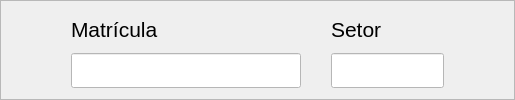
            <widget class="QFrame" name="frame_11">
             <property name="minimumSize">
              <size>
               <width>0</width>
               <height>100</height>
              </size>
             </property>
             <property name="maximumSize">
              <size>
               <width>16777215</width>
               <height>150</height>
              </size>
             </property>
             <property name="frameShape">
              <enum>QFrame::StyledPanel</enum>
             </property>
             <property name="frameShadow">
              <enum>QFrame::Raised</enum>
             </property>
             <layout class="QGridLayout" name="gridLayout">
              <property name="leftMargin">
               <number>70</number>
              </property>
              <property name="rightMargin">
               <number>70</number>
              </property>
              <property name="bottomMargin">
               <number>11</number>
              </property>
              <property name="horizontalSpacing">
               <number>30</number>
              </property>
              <property name="verticalSpacing">
               <number>7</number>
              </property>
              <item row="0" column="2">
               <widget class="QLabel" name="label_7">
                <property name="font">
                 <font>
                  <family>Yu Gothic UI</family>
                  <pointsize>16</pointsize>
                 </font>
                </property>
                <property name="text">
                 <string>Setor</string>
                </property>
               </widget>
              </item>
              <item row="1" column="0" colspan="2">
               <widget class="QLineEdit" name="input_matricula">
                <property name="minimumSize">
                 <size>
                  <width>230</width>
                  <height>35</height>
                 </size>
                </property>
                <property name="maximumSize">
                 <size>
                  <width>16777215</width>
                  <height>50</height>
                 </size>
                </property>
                <property name="styleSheet">
                 <string notr="true">padding-left: 5px;
font: 14pt &quot;Yu Gothic UI&quot;;
background-color: rgb(255, 255, 255);
</string>
                </property>
                <property name="maxLength">
                 <number>500</number>
                </property>
                <property name="clearButtonEnabled">
                 <bool>false</bool>
                </property>
               </widget>
              </item>
              <item row="0" column="0" colspan="2">
               <widget class="QLabel" name="label_6">
                <property name="font">
                 <font>
                  <family>Yu Gothic UI</family>
                  <pointsize>16</pointsize>
                 </font>
                </property>
                <property name="text">
                 <string>Matrícula</string>
                </property>
               </widget>
              </item>
              <item row="1" column="2">
               <widget class="QLineEdit" name="input_setor">
                <property name="minimumSize">
                 <size>
                  <width>0</width>
                  <height>35</height>
                 </size>
                </property>
                <property name="maximumSize">
                 <size>
                  <width>16777215</width>
                  <height>50</height>
                 </size>
                </property>
                <property name="styleSheet">
                 <string notr="true">text-transform: uppercase;
padding-left: 5px;
font: 14pt &quot;Yu Gothic UI&quot;;
background-color: rgb(255, 255, 255);</string>
                </property>
                <property name="maxLength">
                 <number>500</number>
                </property>
               </widget>
              </item>
             </layout>
            </widget>
